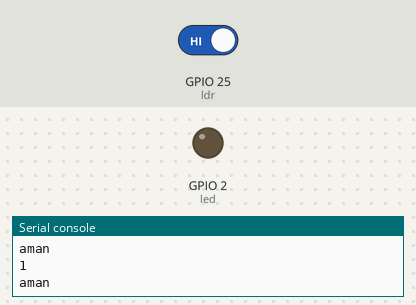
Bench run of a program on a simulated ESP32 board running MicroPython. Shown: output pins drawn as LEDs (lit = HIGH), the last lines printed to the serial console. The test bench sets the inputs (shaded band); at power-on: GPIO 25 (ldr) HIGH.

Above: at 1.2 s.
1.3 s: GPIO 25 (ldr) driven LOW
At 2.3 s:
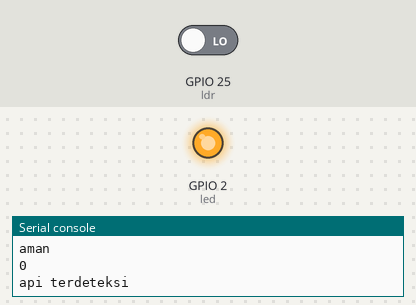
3.5 s: GPIO 25 (ldr) driven HIGH
At 5.1 s:
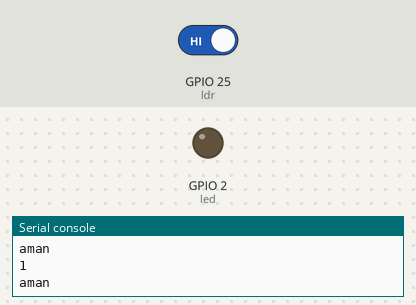
Timing chart, 0 to 6.6 s (numbered marks = the images above; inputs shaded):
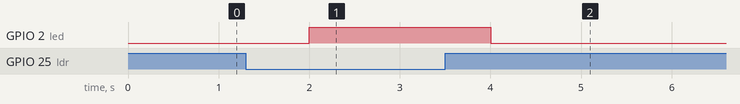

Measured:
- after the input at 1.3 s, GPIO 2 (led): LOW → HIGH after 0.70 s
- after the input at 3.5 s, GPIO 2 (led): HIGH → LOW after 0.50 s

The program:

FLAMESENSOR.py
```python
import time
from machine import Pin

ldr = Pin(25, Pin.IN)
led = Pin(2, Pin.OUT)

while True:
    # Baca status sensor PIR
    status_sekarang = ldr.value()
    if status_sekarang == 0:
        led.value(1)
        print(status_sekarang)
        print("api terdeteksi")
    else:
        led.value(0)
        print(status_sekarang)
        print("aman")
    time.sleep(1)
```
